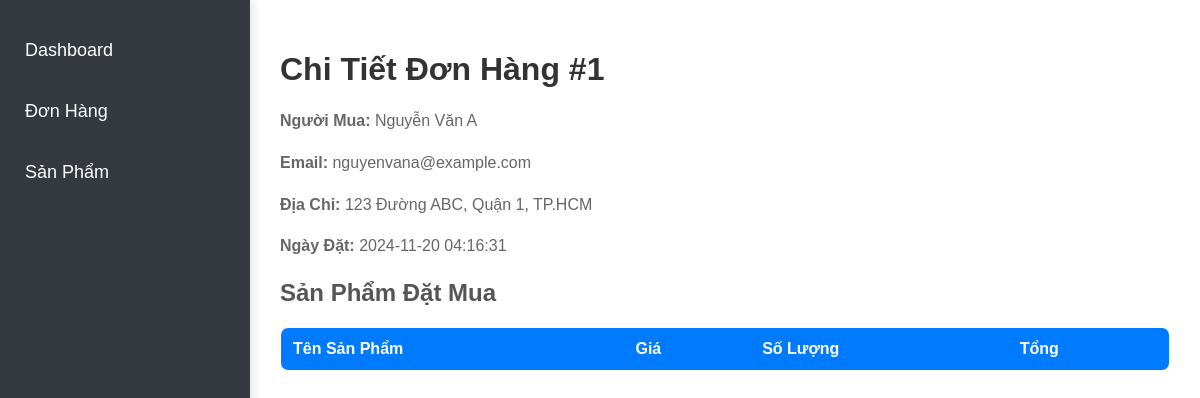
/admin/order_detail.php?id=1, run on the app's committed database.
### tables this page shows
CREATE TABLE `orders` (
  `id` int(11) NOT NULL,
  `customer_name` varchar(255) NOT NULL,
  `email` varchar(255) NOT NULL,
  `address` text NOT NULL,
  `order_date` datetime DEFAULT current_timestamp(),
  `status` varchar(50) NOT NULL
);

### admin/order_detail.php (the view, shortened to what this page needs)
<?php
include 'db.php';
if (isset($_GET['id'])) {
    $order_id = $_GET['id'];
    $query = "SELECT * FROM orders WHERE id = :order_id";
    $stmt = $conn->prepare($query);
    $stmt->bindParam(':order_id', $order_id);
    $stmt->execute();
    $order = $stmt->fetch(PDO::FETCH_ASSOC);
} else {
    echo "Không có đơn hàng nào.";
    exit();
}
?>
<!DOCTYPE html>
<html lang="en">
<head>
    <link rel="stylesheet" href="assets/css/styles.css">
</head>
<body>
    <div class="sidebar">
        <ul>
            <li><a href="index.php">Dashboard</a></li>
            <li><a href="orders.php">Đơn Hàng</a></li>
            <li><a href="products.php">Sản Phẩm</a></li>
        </ul>
    </div>
    <div class="content">
        <h1>Chi Tiết Đơn Hàng #<?php echo $order['id']; ?></h1>
        <p><strong>Người Mua:</strong> <?php echo $order['customer_name']; ?></p>
        <p><strong>Email:</strong> <?php echo $order['email']; ?></p>
        <p><strong>Địa Chỉ:</strong> <?php echo $order['address']; ?></p>
        <p><strong>Ngày Đặt:</strong> <?php echo $order['order_date']; ?></p>
        <h2>Sản Phẩm Đặt Mua</h2>
        <table>
            <thead>
                <tr>
                    <th>Tên Sản Phẩm</th>
                    <th>Giá</th>
                    <th>Số Lượng</th>
                    <th>Tổng</th>
                </tr>
            </thead>
        </table>
    </div>
</body>
</html>

### admin/assets/css/styles.css (style rules this page uses)
body { font-family: 'Arial', sans-serif; background-color: #f4f7fc; margin: 0; padding: 0; display: flex; min-height: 100vh; }
.sidebar { width: 250px; background-color: #343a40; color: #fff; padding-top: 20px; height: 100vh; position: fixed; left: 0; top: 0; box-shadow: 4px 0 10px rgba(0, 0, 0, 0.1); }
.sidebar ul { list-style-type: none; padding: 0; margin: 0; }
.sidebar ul li { padding: 15px; text-align: left; transition: background-color 0.3s ease; }
.sidebar ul li a { color: white; text-decoration: none; display: block; font-size: 18px; }
.content { margin-left: 250px; padding: 30px; flex: 1; background-color: #fff; }
h1 { font-size: 32px; color: #333; margin-bottom: 20px; }
h2 { font-size: 24px; color: #555; margin-bottom: 20px; }
p { font-size: 16px; color: #666; line-height: 1.6; }
table { width: 100%; border-collapse: collapse; margin-top: 20px; border: 1px solid #ddd; border-radius: 8px; overflow: hidden; }
table thead { background-color: #007bff; color: white; }
table th, table td { padding: 12px; text-align: left; border-bottom: 1px solid #ddd; }
table th { font-weight: bold; }
a { color: #007bff; text-decoration: none; transition: color 0.3s ease; }
a { display: block; text-decoration: none; font-size: 14px; padding: 5px 10px; border-radius: 4px; transition: background-color 0.3s, color 0.3s; }

### data on the page
orders: id "1", customer_name "Nguyễn Văn A", email "nguyenvana@example.com", address "123 Đường ABC, Quận 1, TP.HCM", order_date "2024-11-20 04:16:31"
